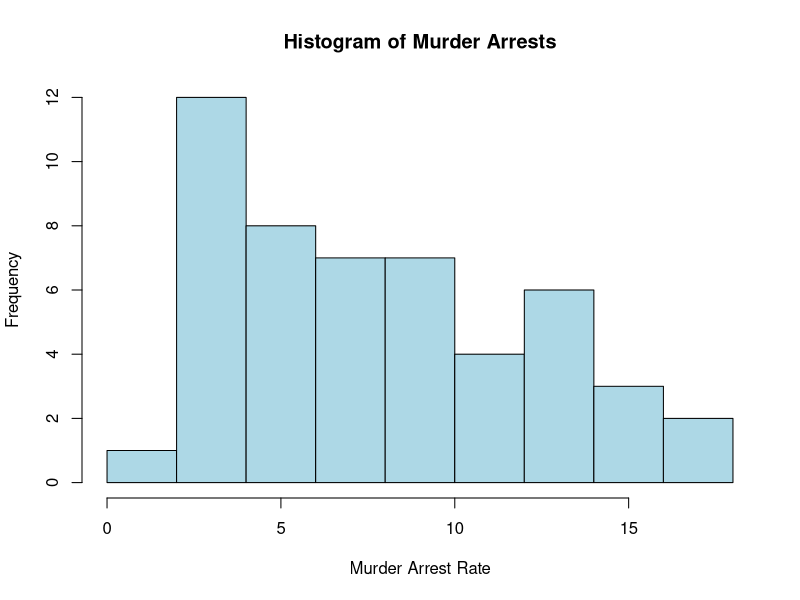
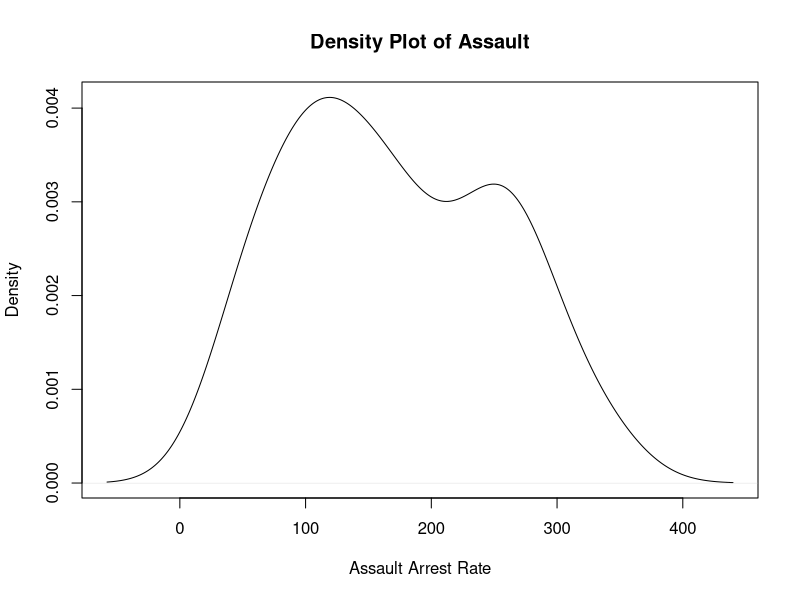
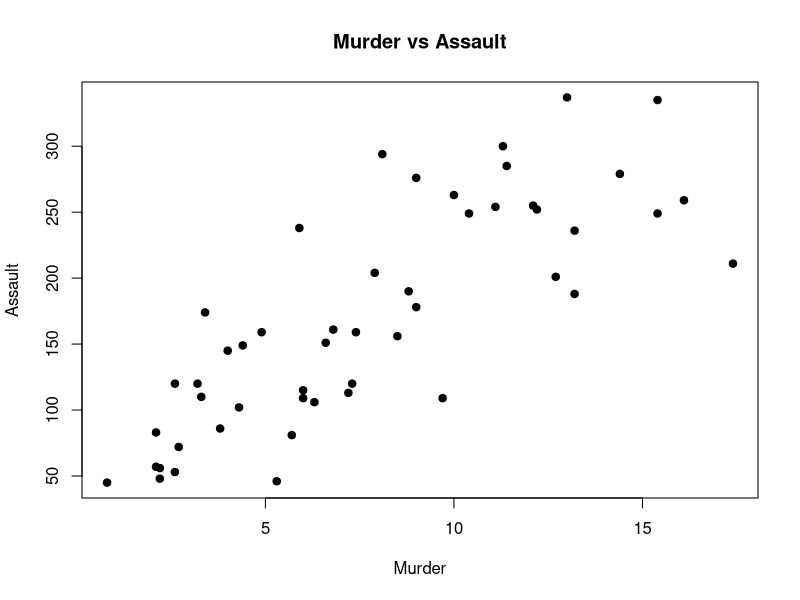
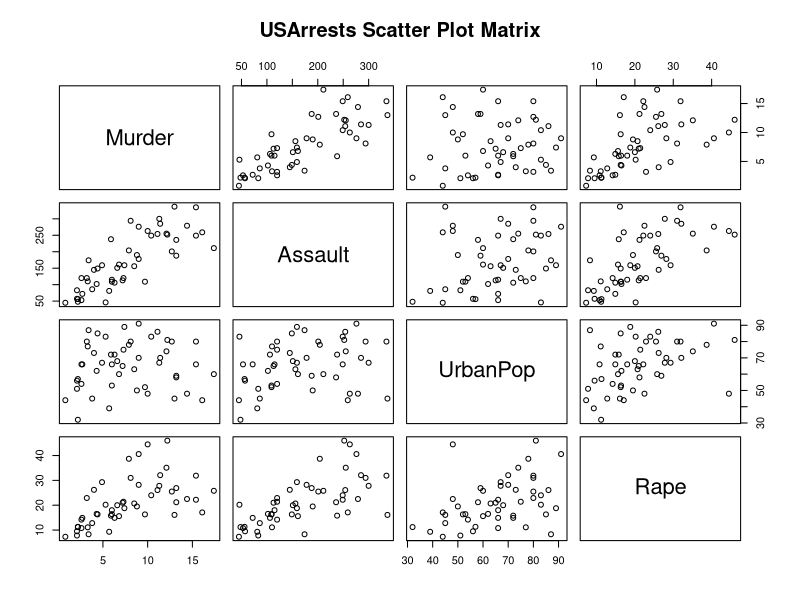
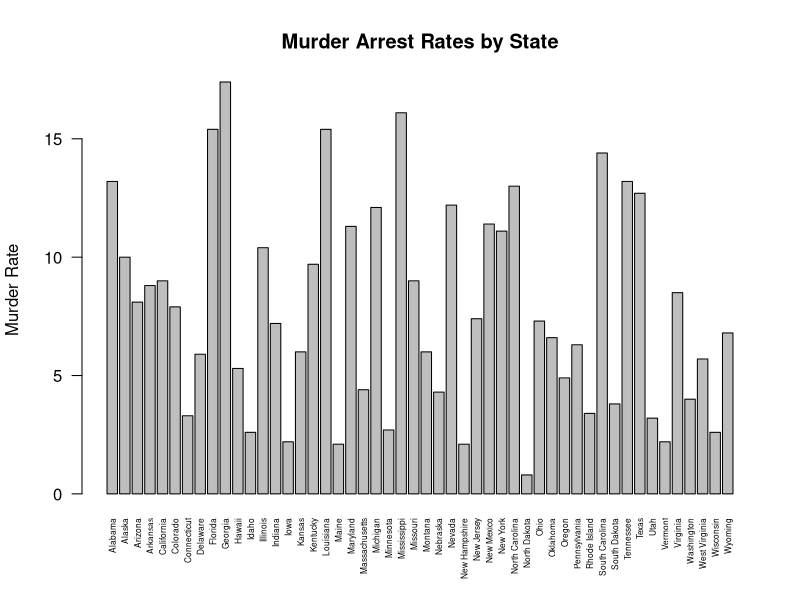

These charts were generated, in order, by the following R code:
# Q16: EDA on USArrests dataset

# Load dataset
data(USArrests)

# Display first rows
head(USArrests)

# 1. Summary statistics
print(summary(USArrests))

# 2. State with largest Rape arrests
largest_rape <- rownames(
  USArrests
)[which.max(USArrests$Rape)]

print(largest_rape)

print(
  USArrests[which.max(USArrests$Rape), ]
)

# 3. Maximum Murder rate
max_murder_state <- rownames(
  USArrests
)[which.max(USArrests$Murder)]

print(max_murder_state)

print(
  max(USArrests$Murder)
)

# 4. Minimum Murder rate
min_murder_state <- rownames(
  USArrests
)[which.min(USArrests$Murder)]

print(min_murder_state)

print(
  min(USArrests$Murder)
)

# 5. Correlation among all features
correlation_matrix <- cor(USArrests)

print(correlation_matrix)

# 6. States above median Assault arrests
median_assault <- median(
  USArrests$Assault
)

above_median_assault <- USArrests[
  USArrests$Assault > median_assault,
]

print(above_median_assault)

# 7. Bottom 25% for Murder
murder_q1 <- quantile(
  USArrests$Murder,
  0.25
)

bottom_25_murder <- USArrests[
  USArrests$Murder <= murder_q1,
]

print(bottom_25_murder)

# -------------------------------
# VISUALIZATIONS
# -------------------------------

# 8. Histogram of Murder
hist(
  USArrests$Murder,
  main = "Histogram of Murder Arrests",
  xlab = "Murder Arrest Rate",
  col = "lightblue"
)

# 9. Density plot of Assault
plot(
  density(USArrests$Assault),
  main = "Density Plot of Assault",
  xlab = "Assault Arrest Rate"
)

# 10. Scatter plot: Murder vs Assault
plot(
  USArrests$Murder,
  USArrests$Assault,
  main = "Murder vs Assault",
  xlab = "Murder",
  ylab = "Assault",
  pch = 19
)

# 11. Scatter plot matrix
pairs(
  USArrests,
  main = "USArrests Scatter Plot Matrix"
)

# 12. Bar graph of Murder rates
barplot(
  USArrests$Murder,
  names.arg = rownames(USArrests),
  las = 2,
  cex.names = 0.5,
  main = "Murder Arrest Rates by State",
  ylab = "Murder Rate"
)
